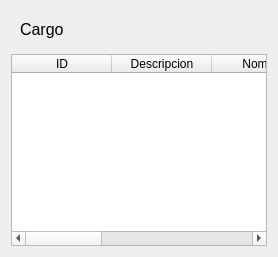
              <widget class="QWidget" name="tbProduct_8">
               <layout class="QVBoxLayout" name="verticalLayout_27">
                <item>
                 <widget class="QWidget" name="widget_35" native="true">
                  <layout class="QHBoxLayout" name="horizontalLayout_36">
                   <item>
                    <widget class="QLabel" name="label_24">
                     <property name="font">
                      <font>
                       <pointsize>12</pointsize>
                      </font>
                     </property>
                     <property name="text">
                      <string>Cargo</string>
                     </property>
                    </widget>
                   </item>
                  </layout>
                 </widget>
                </item>
                <item>
                 <widget class="QTableWidget" name="tableTitle">
                  <property name="autoFillBackground">
                   <bool>false</bool>
                  </property>
                  <property name="alternatingRowColors">
                   <bool>false</bool>
                  </property>
                  <property name="selectionBehavior">
                   <enum>QAbstractItemView::SelectRows</enum>
                  </property>
                  <attribute name="horizontalHeaderShowSortIndicator" stdset="0">
                   <bool>false</bool>
                  </attribute>
                  <attribute name="horizontalHeaderStretchLastSection">
                   <bool>true</bool>
                  </attribute>
                  <column>
                   <property name="text">
                    <string>ID</string>
                   </property>
                  </column>
                  <column>
                   <property name="text">
                    <string>Descripcion</string>
                   </property>
                  </column>
                  <column>
                   <property name="text">
                    <string> Nombre</string>
                   </property>
                  </column>
                  <column>
                   <property name="text">
                    <string>Sueldo Base</string>
                   </property>
                  </column>
                  <column>
                   <property name="text">
                    <string>Hora de entrada</string>
                   </property>
                  </column>
                  <column>
                   <property name="text">
                    <string>Hora de Salida</string>
                   </property>
                  </column>
                 </widget>
                </item>
               </layout>
              </widget>
